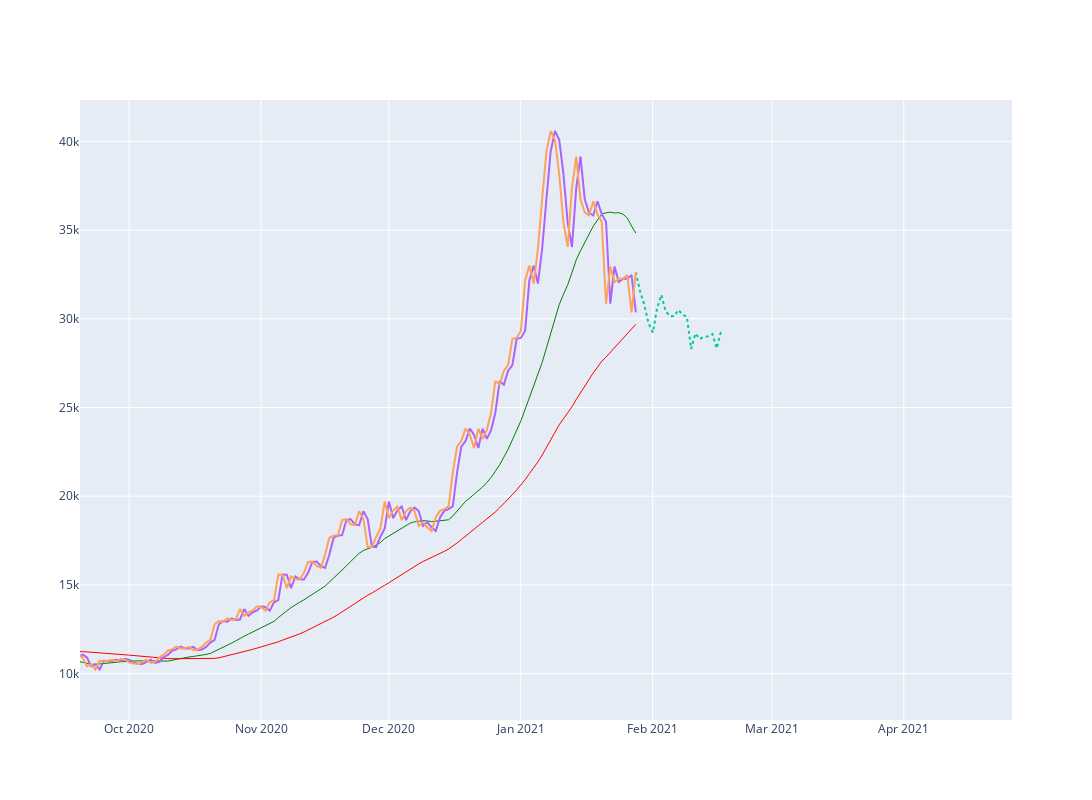

The notebook cell this image was saved under:
### Code cell
chart.update_layout(
    autosize=True,
    width=1300,
    height=800,
)
chart

### Figure 1 — Plotly figure (JSON) as saved in the notebook; plotly's stock layout.template omitted (floating-point values rounded to 4 significant figures; data arrays with more than 128 entries replaced by an {"elided": "..."} marker saying what was removed)
{"data": [{"line": {"color": "green", "width": 1}, "name": "20 MA", "type": "scatter", "visible": true, "x": {"elided": "220 str values"}, "y": {"elided": "220 float values"}}, {"line": {"color": "red", "width": 1}, "name": "50 MA", "type": "scatter", "visible": true, "x": {"elided": "220 str values"}, "y": {"elided": "220 float values"}}, {"line": {"dash": "dot"}, "mode": "lines", "name": "COMPOUND", "type": "scatter", "visible": true, "x": {"elided": "220 str values"}, "y": {"elided": "220 float values"}}, {"mode": "lines", "name": "Open", "type": "scatter", "visible": true, "x": {"elided": "220 str values"}, "y": {"elided": "220 float values"}}, {"mode": "lines", "name": "Close", "type": "scatter", "visible": true, "x": {"elided": "220 str values"}, "y": {"elided": "220 float values"}}], "layout": {"autosize": true, "dragmode": "pan", "height": 800, "showlegend": false, "width": 1300, "xaxis": {"autorange": false, "range": ["2020-09-19 11:02:06.3158", "2021-04-26 10:02:06.3158"], "rangeslider": {"visible": false, "yaxis": {}}, "type": "date"}, "yaxis": {"autorange": false, "range": [7386.0, 42330.0], "type": "linear"}}}
